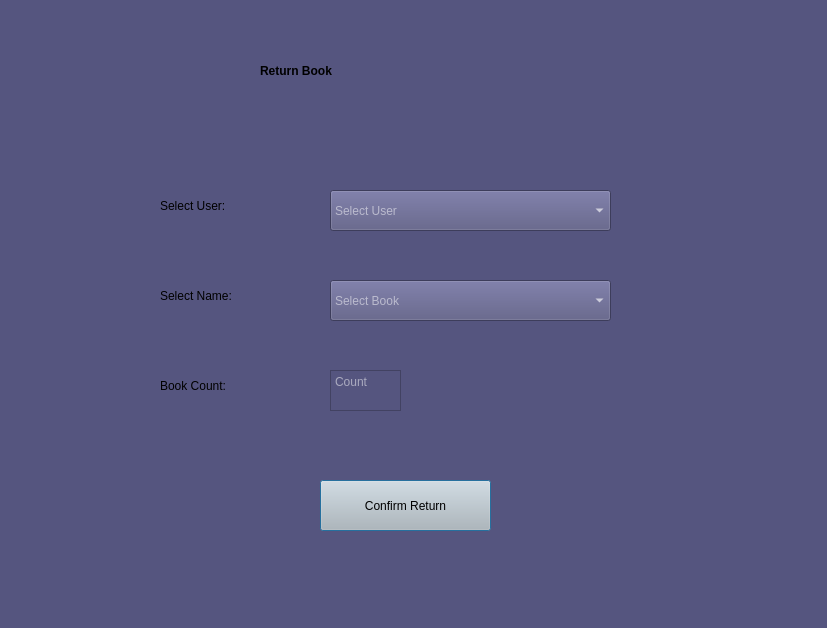
<?xml version="1.0" encoding="UTF-8"?>
<ui version="4.0">
 <class>BookReturnDialog</class>
 <widget class="QDialog" name="BookReturnDialog">
  <property name="geometry">
   <rect>
    <x>0</x>
    <y>0</y>
    <width>827</width>
    <height>628</height>
   </rect>
  </property>
  <property name="windowTitle">
   <string>Dialog</string>
  </property>
  <property name="autoFillBackground">
   <bool>false</bool>
  </property>
  <property name="styleSheet">
   <string notr="true">background-color: rgb(85, 85, 127);</string>
  </property>
  <widget class="QLabel" name="label">
   <property name="geometry">
    <rect>
     <x>260</x>
     <y>50</y>
     <width>271</width>
     <height>41</height>
    </rect>
   </property>
   <property name="styleSheet">
    <string notr="true">font: 36pt &quot;Segoe UI&quot;;
font-weight:600;</string>
   </property>
   <property name="text">
    <string>Return Book</string>
   </property>
  </widget>
  <widget class="QComboBox" name="comboBox">
   <property name="geometry">
    <rect>
     <x>330</x>
     <y>190</y>
     <width>281</width>
     <height>41</height>
    </rect>
   </property>
   <property name="styleSheet">
    <string notr="true">color: rgb(255, 255, 255);
font: 16pt &quot;Segoe UI&quot;;
</string>
   </property>
   <property name="placeholderText">
    <string>Select User</string>
   </property>
  </widget>
  <widget class="QLabel" name="label_2">
   <property name="geometry">
    <rect>
     <x>160</x>
     <y>190</y>
     <width>151</width>
     <height>31</height>
    </rect>
   </property>
   <property name="styleSheet">
    <string notr="true">font: 700 18pt &quot;Segoe UI&quot;;</string>
   </property>
   <property name="text">
    <string>Select User:</string>
   </property>
  </widget>
  <widget class="QTextEdit" name="bookCountBox">
   <property name="geometry">
    <rect>
     <x>330</x>
     <y>370</y>
     <width>71</width>
     <height>41</height>
    </rect>
   </property>
   <property name="styleSheet">
    <string notr="true">color: rgb(255, 255, 255);
font: 700 16pt &quot;Segoe UI&quot;;</string>
   </property>
   <property name="html">
    <string>&lt;!DOCTYPE HTML PUBLIC &quot;-//W3C//DTD HTML 4.0//EN&quot; &quot;http://www.w3.org/TR/REC-html40/strict.dtd&quot;&gt;
&lt;html&gt;&lt;head&gt;&lt;meta name=&quot;qrichtext&quot; content=&quot;1&quot; /&gt;&lt;meta charset=&quot;utf-8&quot; /&gt;&lt;style type=&quot;text/css&quot;&gt;
p, li { white-space: pre-wrap; }
hr { height: 1px; border-width: 0; }
li.unchecked::marker { content: &quot;\2610&quot;; }
li.checked::marker { content: &quot;\2612&quot;; }
&lt;/style&gt;&lt;/head&gt;&lt;body style=&quot; font-family:'Segoe UI'; font-size:16pt; font-weight:700; font-style:normal;&quot;&gt;
&lt;p style=&quot;-qt-paragraph-type:empty; margin-top:0px; margin-bottom:0px; margin-left:0px; margin-right:0px; -qt-block-indent:0; text-indent:0px; font-size:9pt; font-weight:400;&quot;&gt;&lt;br /&gt;&lt;/p&gt;&lt;/body&gt;&lt;/html&gt;</string>
   </property>
   <property name="placeholderText">
    <string>Count</string>
   </property>
  </widget>
  <widget class="QLabel" name="label_4">
   <property name="geometry">
    <rect>
     <x>160</x>
     <y>370</y>
     <width>161</width>
     <height>31</height>
    </rect>
   </property>
   <property name="styleSheet">
    <string notr="true">font: 700 18pt &quot;Segoe UI&quot;;</string>
   </property>
   <property name="text">
    <string>Book Count:</string>
   </property>
  </widget>
  <widget class="QPushButton" name="pushButton">
   <property name="geometry">
    <rect>
     <x>320</x>
     <y>480</y>
     <width>171</width>
     <height>51</height>
    </rect>
   </property>
   <property name="cursor">
    <cursorShape>PointingHandCursor</cursorShape>
   </property>
   <property name="styleSheet">
    <string notr="true">color: rgb(255, 255, 255);
font: 900 9pt &quot;Segoe UI&quot;;
background-color: rgb(189, 189, 189);
color: rgb(0, 0, 0);
font: 16pt &quot;Segoe UI&quot;;</string>
   </property>
   <property name="text">
    <string>Confirm Return</string>
   </property>
  </widget>
  <widget class="QLabel" name="label_5">
   <property name="geometry">
    <rect>
     <x>160</x>
     <y>280</y>
     <width>161</width>
     <height>31</height>
    </rect>
   </property>
   <property name="styleSheet">
    <string notr="true">font: 700 18pt &quot;Segoe UI&quot;;</string>
   </property>
   <property name="text">
    <string>Select Name:</string>
   </property>
  </widget>
  <widget class="QComboBox" name="bookComboBox">
   <property name="geometry">
    <rect>
     <x>330</x>
     <y>280</y>
     <width>281</width>
     <height>41</height>
    </rect>
   </property>
   <property name="styleSheet">
    <string notr="true">color: rgb(255, 255, 255);
font: 16pt &quot;Segoe UI&quot;;
</string>
   </property>
   <property name="placeholderText">
    <string>Select Book</string>
   </property>
  </widget>
 </widget>
 <resources/>
 <connections/>
</ui>
